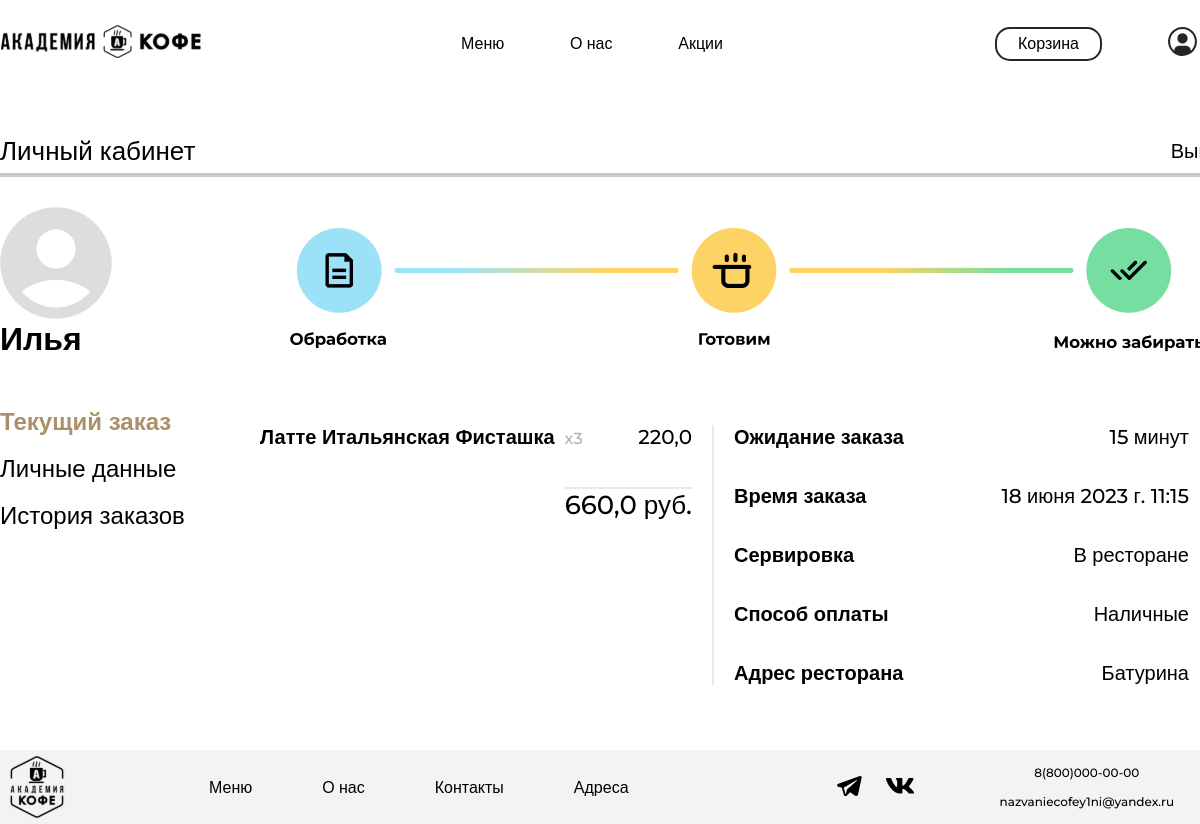
/currentorder/ (signed in), run on an earlier commit of the app's database.
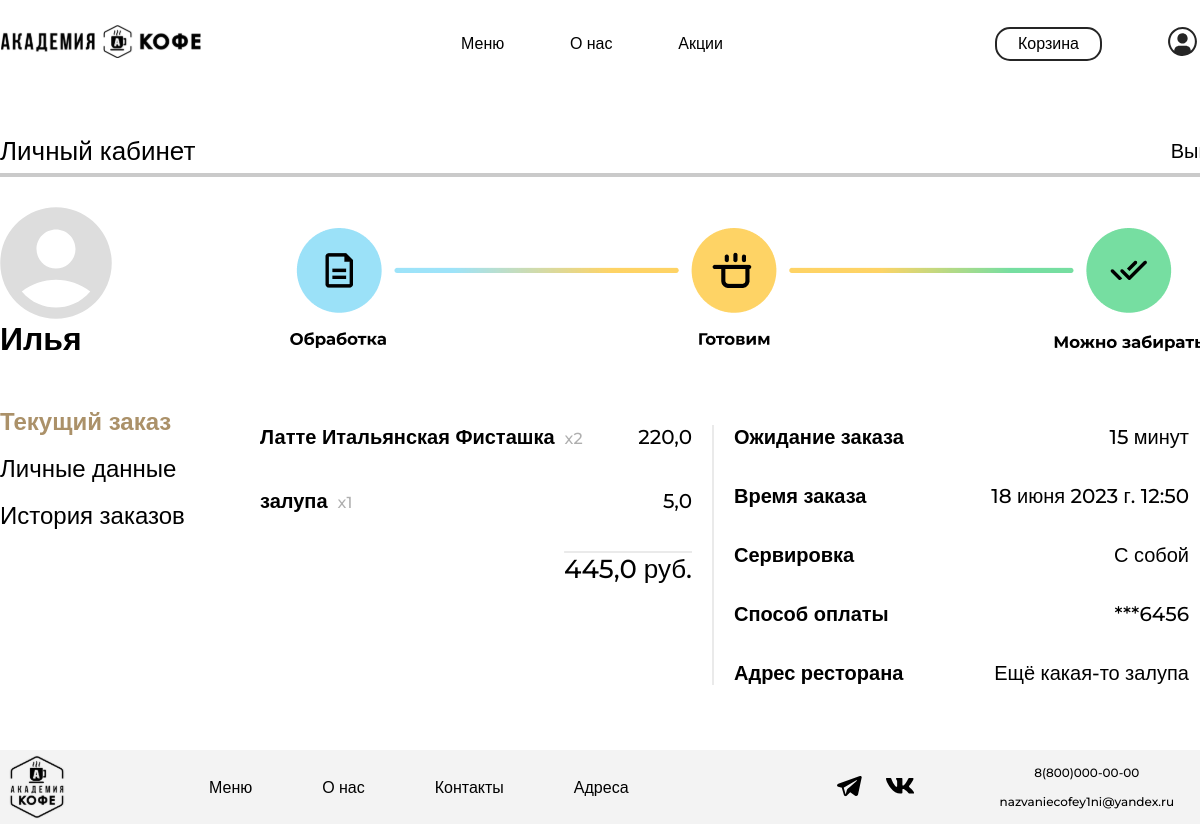
And on a later commit of the database.
### academyCoffee/models.py (models this page shows, shortened)
class User(AbstractUser):
    regions = [
        ('Красноярск', 'Красноярск'),
        ('Москва', 'Москва'),
        ('Санкт-Петерург', 'Санкт-Петерург'),
        ('Новосибирск', 'Новосибирск'),
    ]
    region = models.TextField('Регион', max_length=50, choices=regions, blank=True)
    PNumber = PhoneNumberField('Номер телефона', blank=False, null=False, unique=True, region="RU")
    DateOfBirth = models.DateField("День рождения", default=timezone.now)
    payment_method = models.CharField('Способ оплаты', max_length=20, default='Наличные')
    USERNAME_FIELD = "PNumber"
    REQUIRED_FIELDS = ["email"]

class Order(models.Model):
    CREATED = 0
    COOKING = 1
    PREPARED = 2
    DELIVERED = 3
    STATUSES = (
        (CREATED, 'Обработка'),
        (COOKING, 'Готовим'),
        (PREPARED, 'Можно забирать'),
        (DELIVERED, 'Доставлен'),
    )
    basket_history = models.JSONField(default=dict)
    created = models.DateTimeField(default=timezone.now)
    user = models.ForeignKey(to=User, on_delete=models.CASCADE)
    status = models.SmallIntegerField(default=CREATED, choices=STATUSES)
    serving = models.CharField('Сервировка', max_length=50)
    address = models.CharField('Адрес', max_length=100)
    payment_method = models.CharField('Способ оплаты', max_length=20)

### academyCoffee/views.py (the view)
# urls.py: path('currentorder/', views.CurrentOrderView.as_view(), name='currentorder'),
class CurrentOrderView(TitleMixin, TemplateView):
    template_name = 'main/currentorder.html'
    title = "Текущий заказ"
    def get_context_data(self):
        context = super(CurrentOrderView, self).get_context_data()
        context['lastorder'] = Order.objects.filter(user=self.request.user).last()
        return context

### academyCoffee/common/views.py (called while the page is built)
    def get_context_data(self, **kwargs):
        context = super(TitleMixin, self).get_context_data(**kwargs)
        context['title'] = self.title
        return context

### academyCoffee/templates/main/currentorder.html
{% extends 'main/base.html' %}
{% load static %}
{% block style %}
    <link rel="stylesheet" href="{% static 'currentorder/css/style.css' %}">
{% endblock %}
{% block content %}
    <main>
        <div class="up-line-container">
            <h2 class="personal-up-title">Личный кабинет</h2>
            <a class="log-out" href="{% url 'logout' %}">Выйти</a>
        </div>
        <div class="personal-line"></div>
        <div class="main-container">
            <div class="personal-account-left-container">
                <img class="personal-avatar" src="{% static 'personalaccount/img/avatar_account.svg' %}" width="112"
                     height="112">
                <p class="personal-name">{{ user.first_name }}</p>
                <ul class="personal-account-nav-list">
                    <li class="personal-account-nav-list-item">
                        <a class="personal-account-nav-link active-link">
                            Текущий заказ
                        </a>
                    </li>
                    <li class="personal-account-nav-list-item">
                        <a class="personal-account-nav-link" href="{% url 'profile' user.id %}">
                            Личные данные
                        </a>
                    </li>
                    <li class="personal-account-nav-list-item">
                        <a class="personal-account-nav-link" href="{% url 'orderhistory' %}">
                            История заказов
                        </a>
                    </li>
                </ul>
            </div>
            <div class="personal-account-right-container">
                <div class="order-status">
                    {% if true %}
                        <img src="{% static 'currentorder/img/оформление.png' %}" alt="Оформление заказа">
                    {% elif false %}
                        <img src="{% static 'currentorder/img/готовим.png' %}" alt="Заказ готовится">
                    {% else %}
                        <img src="{% static 'currentorder/img/готово.png' %}" alt="Заказ готов">
                    {% endif %}
                </div>
                <div class="order-info">
                    <div class="order-info-left-container">
                        {% for product in lastorder.basket_history.purchase_products %}
                            <div class="order-item">
                                <p class="order-item-name">{{ product.product_name }}</p>
                                <p class="order-item-amount">x{{ product.quantity }}</p>
                                <p class="order-item-price">{{ product.price }} </p>
                            </div>
                        {% endfor %}
                        <p class="order-price">{{ lastorder.basket_history.total_sum }} руб.</p>
                    </div>
                    <div class="order-info-middle-line"></div>
                    <div class="order-info-right-container">
                        <div class="order-waiting-time">
                            <p class="order-info-right-container-title">Ожидание заказа</p>
                            <p class="order-info-right-container-data">15 минут</p>
                        </div>
                        <div class="order-date-time">
                            <p class="order-info-right-container-title">Время заказа</p>
                            <p class="order-info-right-container-data">{{ lastorder.created }}</p>
                        </div>
                        <div class="order-where-to-eat">
                            <p class="order-info-right-container-title">Сервировка</p>
                            <p class="order-info-right-container-data">{{ lastorder.serving }}</p>
                        </div>
                        <div class="order-payment-method">
                            <p class="order-info-right-container-title">Способ оплаты</p>
                            {% if lastorder.payment_method == 'Наличные' %}
                                <p class="order-info-right-container-data">{{ lastorder.payment_method }}</p>
                            {% else %}
                                <p class="order-info-right-container-data">***{{ lastorder.payment_method }}</p>
                            {% endif %}
                        </div>
                        <div class="order-address">
                            <p class="order-info-right-container-title">Адрес ресторана</p>
                            <p class="order-info-right-container-data">{{ lastorder.address }}</p>
                        </div>
                    </div>
                </div>
            </div>
        </div>
    </main>
{% endblock %}

### academyCoffee/templates/main/base.html (shortened to what this page needs)
{% load static %}
<!DOCTYPE html>
<html lang="ru">
<head>
    <link rel="stylesheet" href="{% static 'base/css/base.css' %}">
    {% block style %}
    {% endblock %}
</head>
<body>
<header class="main-header">
    <nav class="nav-bar">
        <a href="{% url 'home' %}"><img class="nav-bar-item logo" src="{% static 'base/img/logo.svg' %}" width="200"
                                        height="33"
                                        alt="Логотип"></a>
        <div class="container-middle">
            <a class="nav-bar-item" href="{% url 'menu' %}">Меню</a>
            <a class="nav-bar-item" href="{% url 'about' %}">О нас</a>
            <a class="nav-bar-item" href="{% url 'stocks' %}">Акции</a>
        </div>
        {% if user.is_authenticated %}
            <div class="container-right">
                <a class="nav-bar-item cart" href="{% url 'cart' %}">Корзина</a>
                <a class="nav-bar-item" href="{% url 'profile' user.id %}">
                    <img src="{% static 'base/img/personal_account.svg' %}" width="33" height="33" alt="Личный кабинет">
                </a>
            </div>
        {% else %}
            <div class="container-right">
                <a class="nav-bar-item cart" href="{% url 'login' %}">Войти</a>
            </div>
        {% endif %}
    </nav>
</header>
{% block content %}
{% endblock %}
<footer class="main-footer">
    <div class="main-footer-container">
        <a href="{% url 'home' %}"><img class="bottom-logo" src="{% static 'base/img/bottom_logo.svg' %}" width="74"
                                        height="74" alt="Логотип"></a>
        <ul class="main-footer-nav">
            <li>
                <a href="{% url 'menu' %}" class="main-footer-link">Меню</a>
            </li>
            <li>
                <a href="{% url 'about' %}" class="main-footer-link">О нас</a>
            </li>
            <li>
                <a href="#" class="main-footer-link">Контакты</a>
            </li>
            <li>
                <a href="#" class="main-footer-link">Адреса</a>
            </li>
        </ul>
        <ul class="socials-list">
            <li>
                <a href="#"><img src="{% static 'base/img/telegram.svg' %}" width="31" height="28" alt="Телеграм"></a>
            </li>
            <li>
                <a href="#"><img src="{% static 'base/img/vk.svg' %}" width="30" height="28" alt="VK"></a>
            </li>
        </ul>
        <div class="contacts">
            <a href="tel:+78000000000">8(800)000-00-00</a>
            <a href="mailto:nazvaniecofeyni@yandex.ru">nazvaniecofey1ni@yandex.ru</a>
        </div>
    </div>
</footer>
</body>
</html>

### academyCoffee/static/base/css/base.css (style rules this page uses)
* { font-family: 'Montserrat', Arial, sans-serif; }
main { min-width: 1230px; margin: 0 auto auto; flex-grow: 1; }
html { scroll-behavior: smooth; }
p,h1,h2,h3,h4,h5,h6 { margin: 0; }
body { margin: 0 0 0 0; padding: 0; font-size: 20px; font-weight: 500; line-height: 20px; display: flex; flex-direction: column; justify-content: space-between; align-items: center; min-height: 100vh; }
a { color: black; text-decoration: none; }
ul { padding: 0; margin: 0; list-style: none; }
.main-header { width: 1198px; margin: 25px auto 65px; font-size: 16px; }
.nav-bar { display: flex; flex-wrap: wrap; align-items: center; }
.logo { width: 200px; margin-right: 260px; align-items: center; }
.container-middle { width: 262px; margin-right: 272px; display: flex; justify-content: space-between; gap: 54px; align-items: center; }
.container-right { width: 204px; display: flex; justify-content: space-between; align-items: center; }
.cart { border: 2px solid #252525; border-radius: 15px; padding: 5px 21px; }
.main-footer { margin: 65px auto 0; background: #F3F3F3; max-width: none; width: 100%; }
.main-footer-container { width: 1230px; display: flex; align-items: center; margin: 0 auto; }
.bottom-logo { display: block; margin-right: 135px; }
.main-footer-nav { padding: 0; list-style: none; display: flex; gap: 70px; margin: 0 205px 0 0; }
.main-footer-link { font-size: 16px; line-height: 20px; }
.socials-list { padding: 0; list-style: none; display: flex; gap: 20px; margin: 0 85px 0 0; }
.contacts { display: flex; align-items: center; flex-direction: column; font-size: 12px; line-height: 15px; gap: 14px; }

### academyCoffee/static/currentorder/css/style.css (style rules this page uses)
.up-line-container { display: flex; justify-content: space-between; height: 45px; align-items: center; }
.personal-up-title { font-style: normal; font-weight: 500; font-size: 26px; line-height: 32px; margin: 0; }
.personal-line { border: 2px solid #CACACA; }
.main-container { display: flex; justify-content: space-between; margin-top: 30px; }
.personal-account-left-container { width: 255px; display: flex; flex-direction: column; }
.personal-avatar { width: 112px; height: 112px; display: block; }
.personal-name { font-weight: 700; font-size: 32px; line-height: 39px; margin: 0 0 49px; }
.personal-account-nav-list { display: flex; gap: 18px; flex-direction: column; }
.personal-account-nav-list a { font-size: 24px; line-height: 29px; }
.active-link { pointer-events: none; cursor: default; color: #AB9169; font-weight: bold; }
.order-status { margin-bottom: 40px; }
.order-info { display: flex; gap: 20px; }
.order-info-left-container { display: flex; flex-direction: column; width: 432px; gap: 40px; }
.order-item { display: flex; align-items: end; }
.order-item-name { margin-right: 10px; font-weight: 600; font-size: 20px; line-height: 24px; color: #000000; }
.order-item-amount { margin-right: auto; font-size: 16px; line-height: 20px; color: #AFAFAF; }
.order-item-price { font-weight: 500; font-size: 20px; line-height: 24px; }
.order-price { align-self: flex-end; text-decoration-line: overline; text-decoration-color: rgba(202, 202, 202, 0.4); text-decoration-thickness: 2px; height: 30px; font-weight: 500; font-size: 26px; line-height: 32px; }
.order-info-middle-line { height: auto; border-right: 2px solid rgba(202, 202, 202, 0.4); }
.order-info-right-container { display: flex; flex-direction: column; width: 455px; gap: 35px; }
.order-info-right-container div { display: flex; justify-content: space-between; }
.order-info-right-container-title { font-weight: 600; font-size: 20px; line-height: 24px; }
.order-info-right-container-data { font-size: 20px; line-height: 24px; text-align: right; }

What changed in the data, as far as the page shows it:
no longer on this page (row unchanged): Order: basket_history.total_sum "660,0", created "18 июня 2023 г. 11:15", serving "В ресторане", payment_method "Наличные", address "Батурина"
added Order: basket_history.total_sum "445,0", created "18 июня 2023 г. 12:50", serving "С собой", payment_method "6456", address "Ещё какая-то залупа"
Also different on the page:
new list line: "Латте Итальянская Фисташка x 2 220,0"
new list line: "залупа x 1 5,0"
list line gone: "Латте Итальянская Фисташка x 3 220,0"
